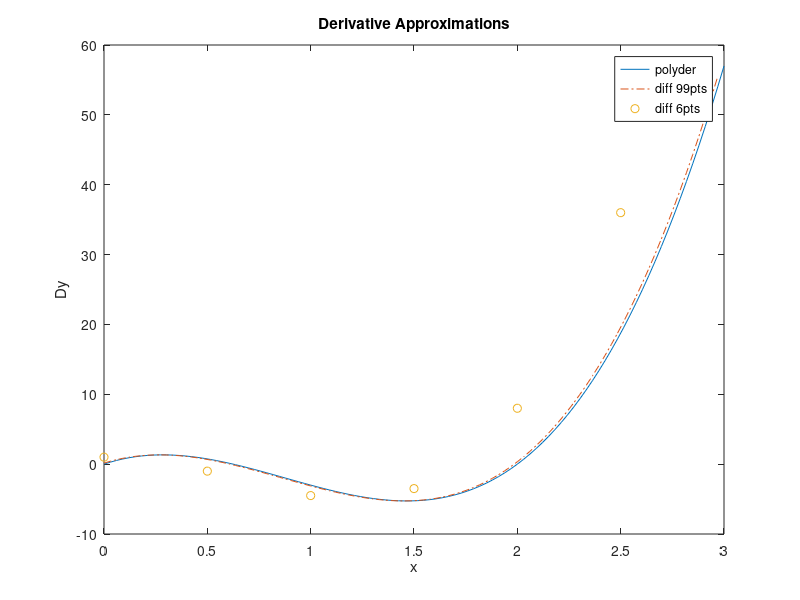

This figure's MATLAB source:
% CLPOLYDV.M  Compute derivatives of 
%	f(x)=2x^4-7x^3+5x^2-1 
% Compare diff and polyder results 
p=[2 -7 5 0 -1];            % Coefficients
pd=polyder(p)               % Polynomial derivative
xi=linspace(0,3,100);       % 0-3 for 100 points
yder=polyval(pd,xi);        % Evaluate at xi
%
% Derivative using diff
%
x=[0:.5:3];                 % Coarse interval
y=2*x.^4-7*x.^3+5*x.^2-1;
% Using diff with 6 points 
dely=diff(y)./diff(x);
xd=x(1:length(x)-1)
%
% More accurate diff using 100 points
yder99=2*xi.^4-7*xi.^3+5*xi.^2-1;
dely1=diff(yder99)./diff(xi);
xd1=xi(1:length(xi)-1)
%
clf                          % Clear any figures
plot(xi,yder,'-'),hold on    % Ployder
plot(xd1,dely1,'-.')         % diff 99 points
plot(xd,dely,'o')            % diff  6 points  
title('Derivative Approximations')
xlabel('x'),ylabel('Dy')
legend('polyder','diff 99pts','diff 6pts')
hold off
